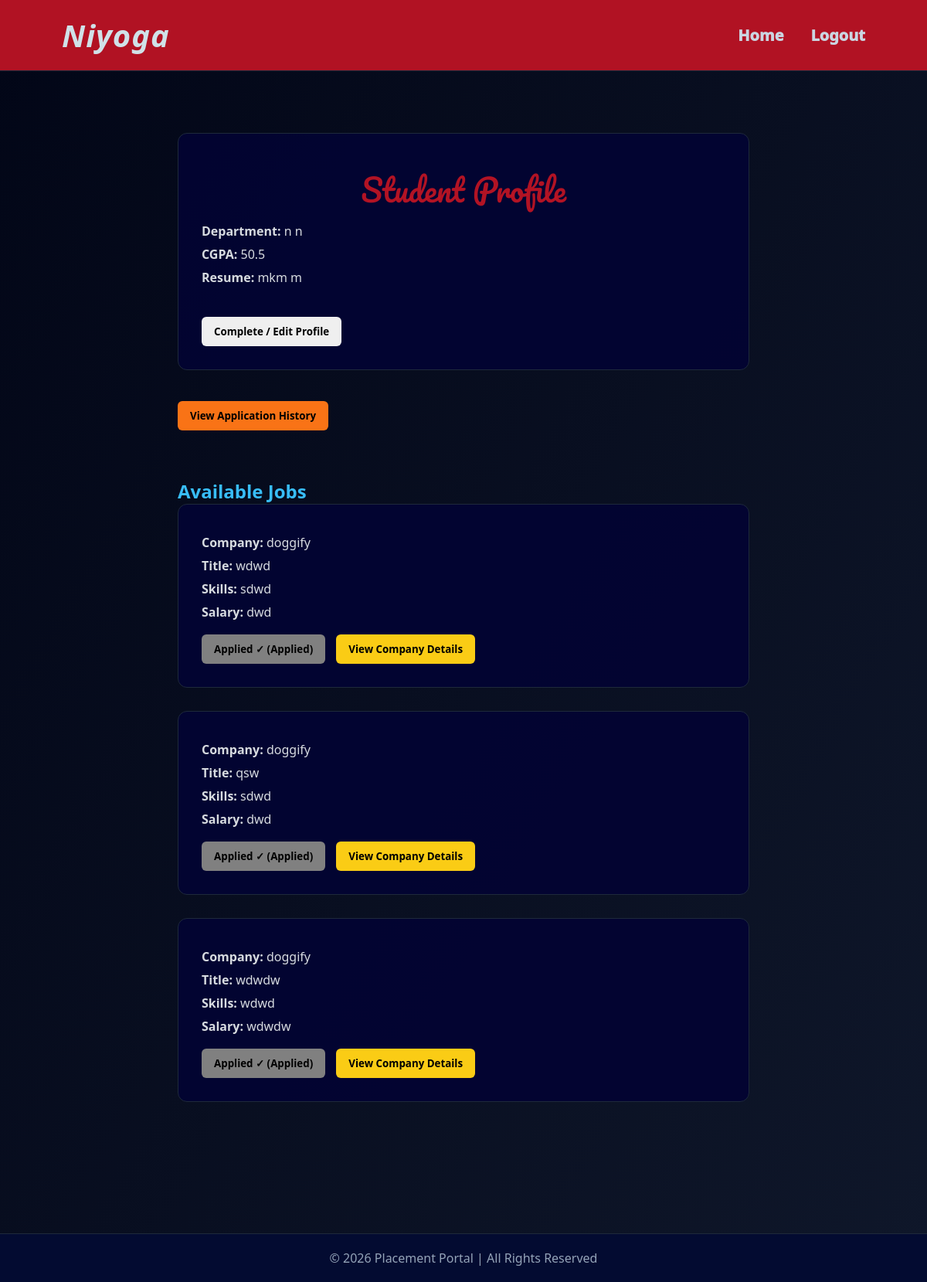
Page /student_dashboard (signed in) on the earlier database version.
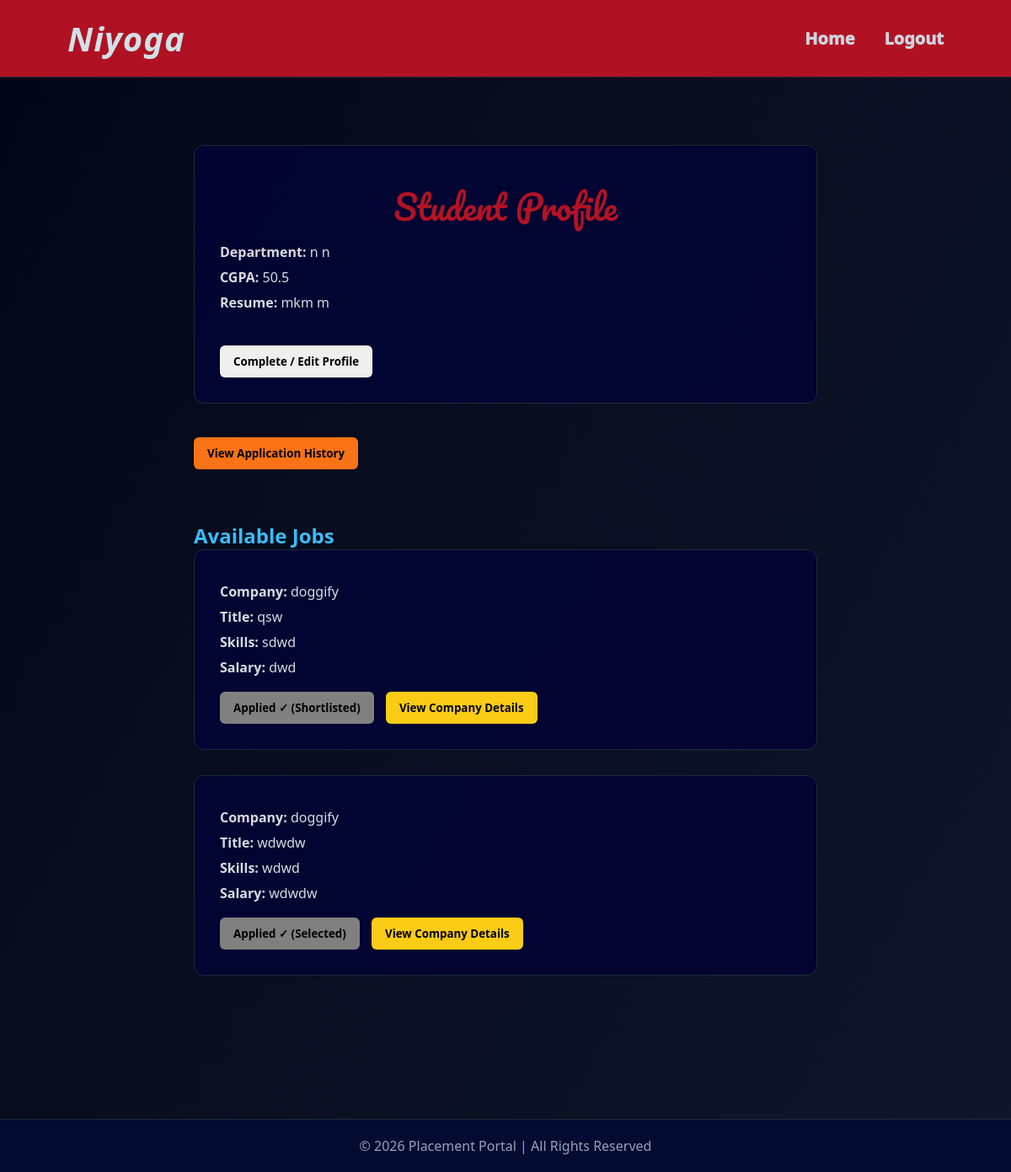
Same page on the later database version.
### app.py (models this page shows)
class StudentProfile(db.Model):
    __tablename__ = "student_profiles"
    id = db.Column(db.Integer, primary_key=True)
    user_id = db.Column(
        db.Integer,
        db.ForeignKey("users.id"),
        nullable=False,
        unique= True
    )
    cgpa = db.Column(db.Float)
    department = db.Column(db.String(100))
    current_year = db.Column(db.Integer)
    skills = db.Column(db.String(200))
    resume = db.Column(db.String(200))
    placement_status = db.Column(db.String(50), default="Not Placed")
    user = db.relationship("Users", back_populates="student_profile")
    applications = db.relationship(
        "Application",
        back_populates="student"
    )

class Job(db.Model):
    __tablename__ = "jobs"
    id = db.Column(db.Integer, primary_key=True)
    company_id = db.Column(
        db.Integer,
        db.ForeignKey("company_profiles.id")
    )
    description = db.Column(db.Text)
    title = db.Column(db.String(150))
    skills = db.Column(db.String(200))
    experience = db.Column(db.String(200))
    salary = db.Column(db.String(50))
    job_type = db.Column(db.String(50), default="Full-time")
    is_approved = db.Column(db.Boolean, default=False)
    is_closed = db.Column(db.Boolean, default=False)
    posted_at = db.Column(db.DateTime, default=datetime.utcnow)
    company = db.relationship("CompanyProfile", back_populates="jobs")
    applications = db.relationship(
        "Application",
        back_populates="job"
    )

class CompanyProfile(db.Model):
    __tablename__ = "company_profiles"
    id = db.Column(db.Integer, primary_key=True)
    user_id = db.Column(
        db.Integer,
        db.ForeignKey("users.id"),
        nullable=False,
        unique= True
    )
    company_name = db.Column(db.String(150))
    industry = db.Column(db.String(200))
    website = db.Column(db.String(200))
    location = db.Column(db.String(200))
    hr_contact = db.Column(db.String(15))
    user = db.relationship("Users", back_populates="company_profile")
    jobs = db.relationship(
        "Job",
        back_populates="company"
    )

class Application(db.Model):
    __tablename__ = "applications"
    id = db.Column(db.Integer, primary_key=True)
    student_id = db.Column(
        db.Integer,
        db.ForeignKey("student_profiles.id")
    )
    job_id = db.Column(
        db.Integer,
        db.ForeignKey("jobs.id")
    )
    status = db.Column(db.String(50), default="Applied")
    remarks = db.Column(db.String(200))
    applied_at = db.Column(db.DateTime, default=datetime.utcnow)
    updated_at = db.Column(db.DateTime)
    job = db.relationship("Job", back_populates="applications")
    student = db.relationship("StudentProfile", back_populates="applications")

### app.py (the view)
@app.route("/student_dashboard")
def student_dashboard():
    if "user_id" not in session:
        return redirect("/login")
    user_id = session["user_id"]
    student = StudentProfile.query.filter_by(user_id=user_id).first()
    search = request.args.get("search")
    jobs_query = Job.query.filter_by(is_approved=True, is_closed=False)
    if search:
        jobs_query = jobs_query.join(CompanyProfile).filter(
            (CompanyProfile.company_name.ilike(f"%{search}%")) |
            (Job.title.ilike(f"%{search}%")) |
            (Job.skills.ilike(f"%{search}%"))
        )
    jobs = jobs_query.all()
    applied_jobs = {}
    if student:
        for app in student.applications:
            applied_jobs[app.job_id] = app.status
    return render_template(
        "employee_dashboard.html",
        student=student,
        jobs=jobs,
        applied_jobs=applied_jobs
    )

### templates/employee_dashboard.html (shortened to what this page needs)
{% extends 'base.html' %}
{% block content %}
</head>
<body>
    <div class="container">
        <div class="card">
            <h2>Student Profile</h2>
            {% if student %}
            <p><b>Department:</b> {{ student.department }}</p>
            <p><b>CGPA:</b> {{ student.cgpa }}</p>
            <p><b>Resume:</b> {{ student.resume }}</p>
            {% else %}
            <p class="incomplete">⚠ Profile Incomplete</p>
            {% endif %}
            <br>
            <a href="/complete-student-profile">
                <button class="btn">Complete / Edit Profile</button>
            </a>
        </div>
        <a href="/my-applications">
            <button class="btn" style="background:#f97316; color:black;">
                View Application History
            </button>
        </a>
        <br><br>
        <h2>Available Jobs</h2>
        {% for job in jobs %}
        <div class="card">
            <p><b>Company:</b> {{ job.company.company_name }}</p>
            <p><b>Title:</b> {{ job.title }}</p>
            <p><b>Skills:</b> {{ job.skills }}</p>
            <p><b>Salary:</b> {{ job.salary }}</p>
            {% if job.id in applied_jobs %}
            <button class="btn" style="background: gray; cursor: not-allowed;">
                Applied ✓ ({{ applied_jobs[job.id] }})
            </button>
            {% else %}
            <a href="/apply-job/{{ job.id }}">
                <button class="btn apply">Apply Job</button>
            </a>
            {% endif %}
            <a href="/company-details/{{ job.company.id }}">
                <button class="btn" style="background:#facc15;">
                    View Company Details
                </button>
            </a>
        </div>
        {% endfor %}
    </div>
    {% endblock %}

### templates/base.html (shortened to what this page needs)
<!DOCTYPE html>
<html>
<head>
</head>
<body>
<nav class="navbar">
    <div class="logo">Niyoga</div>
    <div class="menu">
        <a href="/">Home</a>
        {% if session.get('user_id') %}
           <a href="/logout">Logout</a>
        {% endif %}
    </div>
</nav>
{% block content %}{% endblock %}
<footer>
    © 2026 Placement Portal | All Rights Reserved
</footer>
</body>
</html>

### templates/employee_dashboard.html (style rules this page uses)
* { box-sizing:border-box; font-family:Segoe UI, Arial, sans-serif; }
body { margin:0; background:linear-gradient(120deg,#020617,#0f172a); color:#e2e8f0; }
.container { max-width:900px; margin:auto; padding:80px; }
.card { background:rgba(3, 4, 50, 0.944); border:1px solid #1e293b; border-radius:12px; padding:30px; margin-bottom:30px; }
.card h2 { margin-top: 7px; font-size:40px; font-weight:580; font-family:'Pacifico', cursive; color:rgba(188, 20, 36, 0.947); text-align:center; }
.card p { color:#d7dbe0; margin:8px 0; }
.btn { padding:10px 16px; border:none; border-radius:6px; font-weight:bold; cursor:pointer; margin-top:10px; margin-right:10px; transition:0.3s; }
h2 { color:#38bdf8; margin-top:40px; }

### templates/base.html (style rules this page uses)
* { margin: 0; padding: 0; box-sizing: border-box; font-family: "Segoe UI", Arial, sans-serif; }
body { background:linear-gradient(120deg, #020617, #0f172a); color: #000000; margin-top: 0%; margin-bottom: 0%; }
.navbar { background: rgba(188, 20, 36, 0.947); backdrop-filter: blur(10px); padding: 18px 80px; display: flex; justify-content: space-between; align-items: center; border-bottom: 1px solid #1e293b; position: sticky; top: 0; z-index: 1000; }
.logo { font-size: 40px; font-weight: bold; font-family: system-ui, -apple-system, BlinkMacSystemFont, 'Segoe UI', Roboto, Oxygen, Ubuntu, Cantarell, 'Open Sans', 'Helvetica Neue', sans-serif; color: #d0e1e8; letter-spacing: 1px; font-style: oblique; }
.menu { display: flex; align-items: center; }
.menu a { color: #cbd5e1; margin-left: 35px; text-decoration: none; font-weight: 1000; font-size: 20px; position: relative; transition: 0.3s ease; font-family: 'Segoe UI', Tahoma, Geneva, Verdana, sans-serif; }
footer { background: #030b31!important; text-align: center; padding: 20px; margin-top: 60px; border-top: 1px solid #1e293b; color: #94a3b8; }
.container { width: 85%; margin: auto; }

Differences in the rows shown:
removed Job: company.company_name "doggify", title "wdwd", skills "sdwd", salary "dwd"
removed Application: status "Applied"
changed Application: status "Applied" → "Shortlisted"
changed Application: status "Applied" → "Selected"
